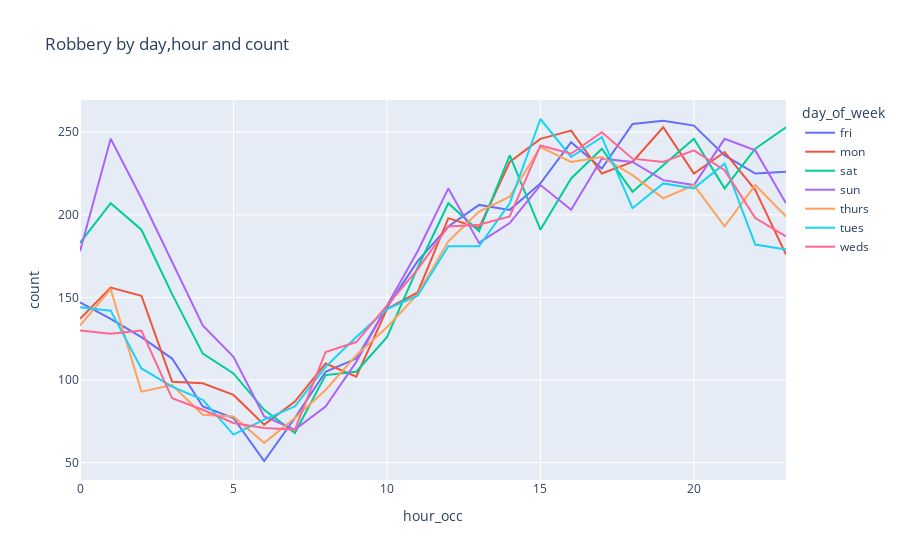

Source (notebook cell):
### Code cell
robbery = crime.loc[crime['crm cd'] == 210]
robbery = robbery.groupby(['day_of_week','hour_occ'], as_index = False).agg({'year_occ':'count'})
robbery = robbery.rename(columns = {"year_occ":"count"})
fig = px.line(robbery, x="hour_occ", y="count", color='day_of_week',title='Robbery by day,hour and count')
fig.show()

### Figure 1 — Plotly figure (JSON) as saved in the notebook; plotly's stock layout.template omitted (floating-point values rounded to 4 significant figures)
{"data": [{"hovertemplate": "day_of_week=fri<br>hour_occ=%{x}<br>count=%{y}<extra></extra>", "legendgroup": "fri", "line": {"color": "#636efa", "dash": "solid"}, "marker": {"symbol": "circle"}, "mode": "lines", "name": "fri", "orientation": "v", "showlegend": true, "type": "scatter", "x": [0, 1, 2, 3, 4, 5, 6, 7, 8, 9, 10, 11, 12, 13, 14, 15, 16, 17, 18, 19, 20, 21, 22, 23], "xaxis": "x", "y": [147, 137, 126, 113, 84, 77, 51, 77, 105, 113, 144, 172, 193, 206, 203, 219, 244, 228, 255, 257, 254, 236, 225, 226], "yaxis": "y"}, {"hovertemplate": "day_of_week=mon<br>hour_occ=%{x}<br>count=%{y}<extra></extra>", "legendgroup": "mon", "line": {"color": "#EF553B", "dash": "solid"}, "marker": {"symbol": "circle"}, "mode": "lines", "name": "mon", "orientation": "v", "showlegend": true, "type": "scatter", "x": [0, 1, 2, 3, 4, 5, 6, 7, 8, 9, 10, 11, 12, 13, 14, 15, 16, 17, 18, 19, 20, 21, 22, 23], "xaxis": "x", "y": [137, 156, 151, 99, 98, 91, 73, 87, 110, 102, 143, 153, 198, 192, 232, 246, 251, 225, 232, 253, 225, 238, 215, 176], "yaxis": "y"}, {"hovertemplate": "day_of_week=sat<br>hour_occ=%{x}<br>count=%{y}<extra></extra>", "legendgroup": "sat", "line": {"color": "#00cc96", "dash": "solid"}, "marker": {"symbol": "circle"}, "mode": "lines", "name": "sat", "orientation": "v", "showlegend": true, "type": "scatter", "x": [0, 1, 2, 3, 4, 5, 6, 7, 8, 9, 10, 11, 12, 13, 14, 15, 16, 17, 18, 19, 20, 21, 22, 23], "xaxis": "x", "y": [183, 207, 191, 152, 116, 104, 82, 68, 103, 105, 126, 168, 207, 190, 236, 191, 222, 240, 214, 230, 246, 216, 240, 253], "yaxis": "y"}, {"hovertemplate": "day_of_week=sun<br>hour_occ=%{x}<br>count=%{y}<extra></extra>", "legendgroup": "sun", "line": {"color": "#ab63fa", "dash": "solid"}, "marker": {"symbol": "circle"}, "mode": "lines", "name": "sun", "orientation": "v", "showlegend": true, "type": "scatter", "x": [0, 1, 2, 3, 4, 5, 6, 7, 8, 9, 10, 11, 12, 13, 14, 15, 16, 17, 18, 19, 20, 21, 22, 23], "xaxis": "x", "y": [178, 246, 210, 172, 133, 114, 78, 70, 84, 111, 145, 178, 216, 183, 195, 218, 203, 234, 232, 221, 218, 246, 239, 207], "yaxis": "y"}, {"hovertemplate": "day_of_week=thurs<br>hour_occ=%{x}<br>count=%{y}<extra></extra>", "legendgroup": "thurs", "line": {"color": "#FFA15A", "dash": "solid"}, "marker": {"symbol": "circle"}, "mode": "lines", "name": "thurs", "orientation": "v", "showlegend": true, "type": "scatter", "x": [0, 1, 2, 3, 4, 5, 6, 7, 8, 9, 10, 11, 12, 13, 14, 15, 16, 17, 18, 19, 20, 21, 22, 23], "xaxis": "x", "y": [133, 155, 93, 97, 79, 78, 62, 77, 94, 115, 132, 152, 184, 202, 211, 241, 232, 235, 224, 210, 218, 193, 218, 199], "yaxis": "y"}, {"hovertemplate": "day_of_week=tues<br>hour_occ=%{x}<br>count=%{y}<extra></extra>", "legendgroup": "tues", "line": {"color": "#19d3f3", "dash": "solid"}, "marker": {"symbol": "circle"}, "mode": "lines", "name": "tues", "orientation": "v", "showlegend": true, "type": "scatter", "x": [0, 1, 2, 3, 4, 5, 6, 7, 8, 9, 10, 11, 12, 13, 14, 15, 16, 17, 18, 19, 20, 21, 22, 23], "xaxis": "x", "y": [144, 142, 107, 96, 88, 67, 76, 84, 108, 126, 143, 151, 181, 181, 207, 258, 235, 247, 204, 219, 216, 231, 182, 179], "yaxis": "y"}, {"hovertemplate": "day_of_week=weds<br>hour_occ=%{x}<br>count=%{y}<extra></extra>", "legendgroup": "weds", "line": {"color": "#FF6692", "dash": "solid"}, "marker": {"symbol": "circle"}, "mode": "lines", "name": "weds", "orientation": "v", "showlegend": true, "type": "scatter", "x": [0, 1, 2, 3, 4, 5, 6, 7, 8, 9, 10, 11, 12, 13, 14, 15, 16, 17, 18, 19, 20, 21, 22, 23], "xaxis": "x", "y": [130, 128, 130, 89, 82, 74, 71, 70, 117, 123, 145, 167, 193, 194, 199, 242, 237, 250, 234, 232, 239, 227, 198, 187], "yaxis": "y"}], "layout": {"legend": {"title": {"text": "day_of_week"}, "tracegroupgap": 0}, "title": {"text": "Robbery by day,hour and count"}, "xaxis": {"anchor": "y", "domain": [0, 1], "title": {"text": "hour_occ"}}, "yaxis": {"anchor": "x", "domain": [0, 1], "title": {"text": "count"}}}}
